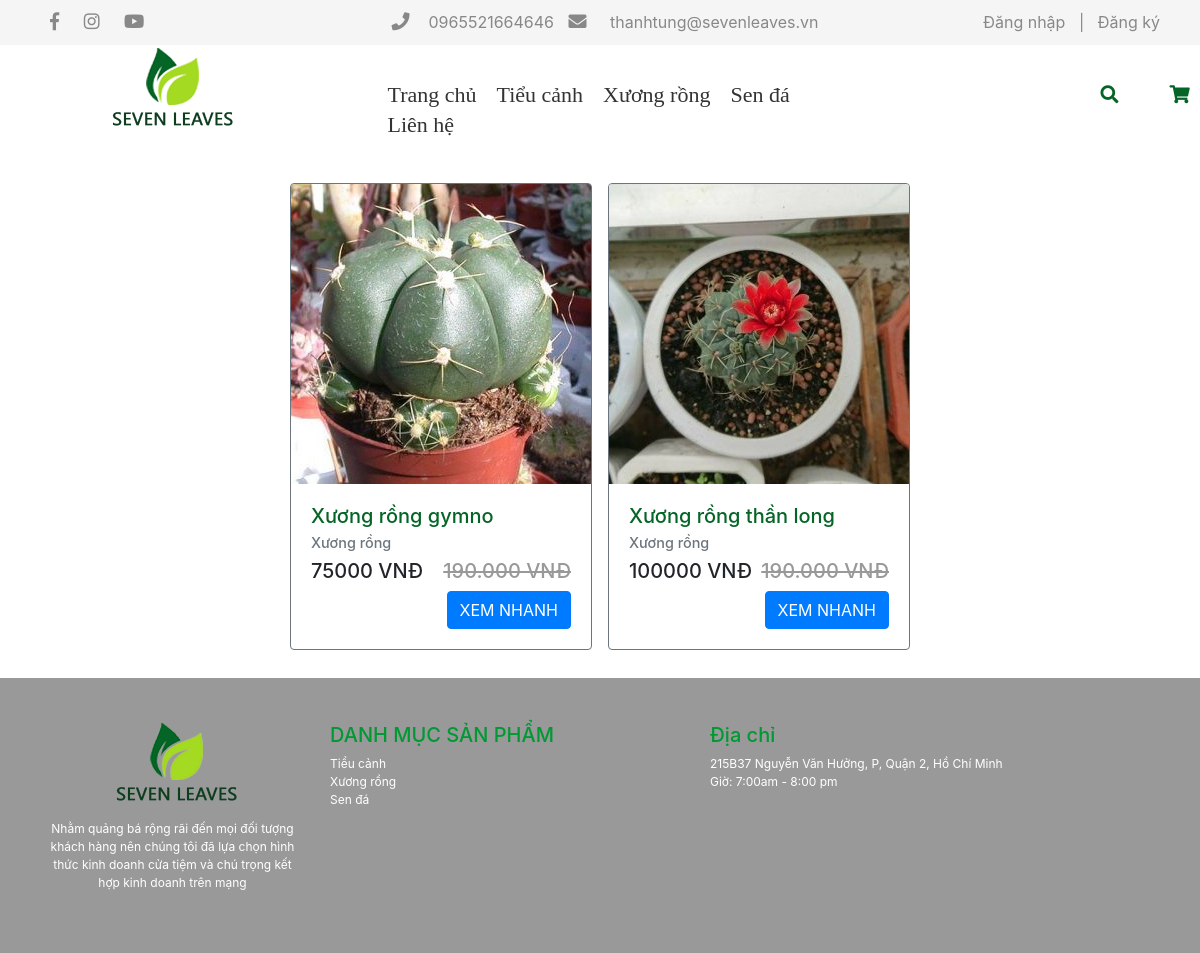
The page /index.php?a=3 on the database as committed earlier.
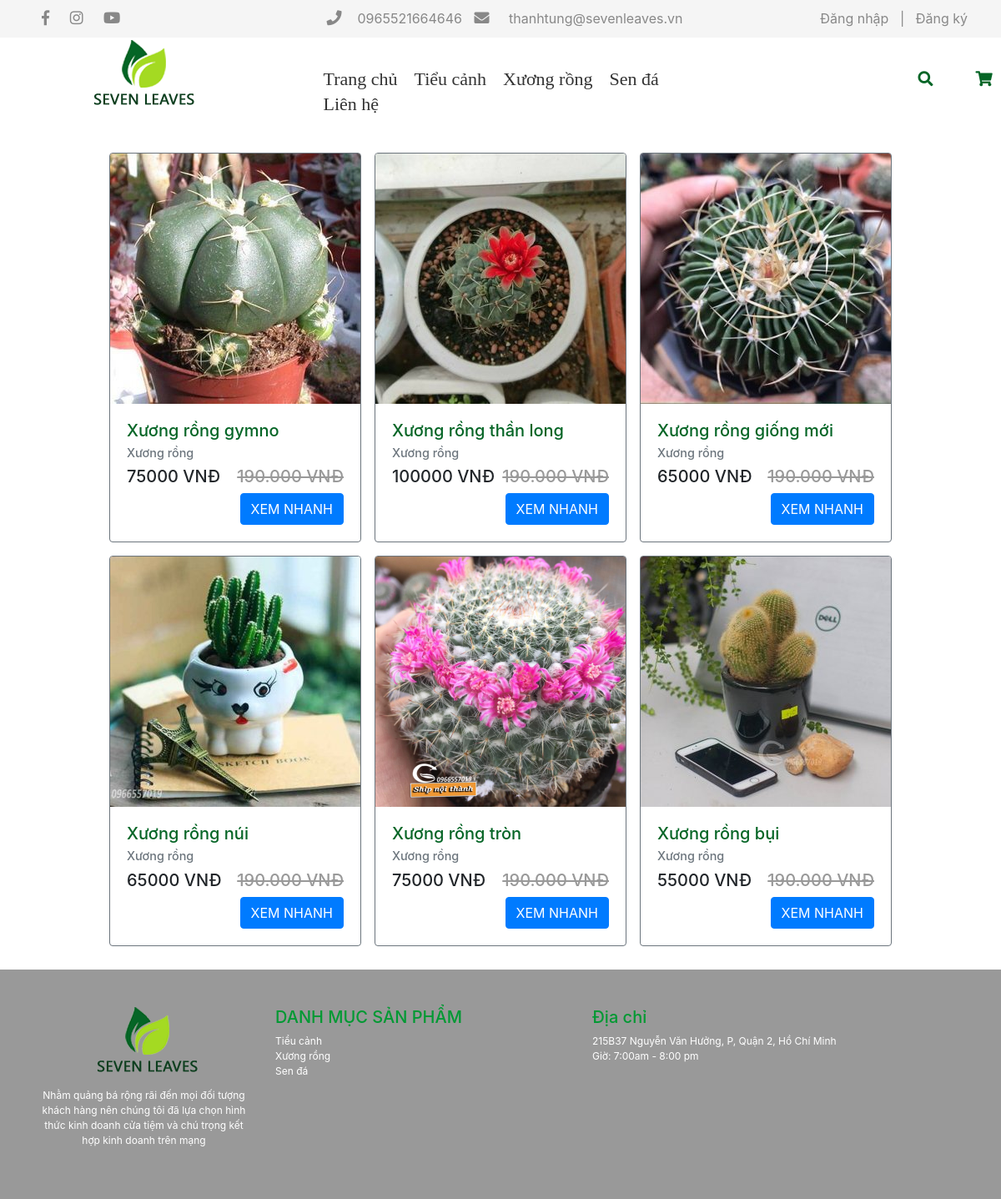
The same page on the database as committed later.
### tables this page shows
CREATE TABLE `sanpham` (
  `MaSanPham` int(11) NOT NULL,
  `TenSanPham` varchar(45) NOT NULL,
  `HinhURL` varchar(45) NOT NULL,
  `GiaSanPham` int(11) NOT NULL,
  `NgayNhap` date NOT NULL,
  `SoLuongTon` int(11) NOT NULL,
  `SoLuongBan` int(11) NOT NULL,
  `SoLuotXem` int(11) NOT NULL,
  `MoTa` text NOT NULL,
  `BiXoa` int(11) NOT NULL,
  `MaLoaiSanPham` int(11) NOT NULL,
  `MaHangSanXuat` int(11) NOT NULL
);

CREATE TABLE `loaisanpham` (
  `MaLoaiSanPham` int(11) NOT NULL,
  `TenLoaiSanPham` varchar(64) NOT NULL,
  `BiXoa` tinyint(1) NOT NULL
);

### BUS/session.php (called while the page is built, shortened)
<?php
class Session
{
    public function get()
    {
        if (isset($_SESSION['user'])) {
            $user = $_SESSION['user'];
        } else {
            $user = '';
        }
        return $user;
    }
}

### BUS/SanPham_BUS.php (called while the page is built, shortened)
<?php
include_once __DIR__ . '/../DAO/SanPham_DAO.php';
include_once __DIR__ . '/../DTO/SanPham_DTO.php';
class SanPham_BUS
{
    public $SP;
    public function __construct()
    {
        $this->SP = new SanPham_DAO();
    }
    public function LoadSanPhamByMaLoai($maLoaiSP)
    {
            $loadSP_MaLoai = new SanPham_DAO();
            $result = $loadSP_MaLoai->LoadSanPhamByMaLoai($maLoaiSP);
            $danhSachSanPham = array();
            if ($result->num_rows > 0) {
                while ($row = $result->fetch_assoc()) {
                    $sp = new SanPham();
                    $sp->setTenSanPham($row['TenSanPham']);
                    $sp->setHinhURL($row['HinhURL']);
                    $sp->setGiaSanPham($row['GiaSanPham']);
                    $sp->setMoTa($row['MoTa']);
                    $sp->setMaSanPham($row['MaSanPham']);
                    $sp->setMaLoaiSanPham($row['MaLoaiSanPham']);
                    $danhSachSanPham[] = $sp;
                }
            }
            return $danhSachSanPham;
        }
    public function getTenLoaiSanPham($MaLoai)
    {
        return $this->SP->getTenLoaiSanPham($MaLoai);
    }
}

### DAO/DB.php (called while the page is built, shortened)
<?php
class DB
{
    var $host       = 'localhost';
    var $user       = 'root';
    var $password   = '';
    var $database   = 'quanlycaycanhstore';
    public function ExcuteQuery($sql){
        $connection = new mysqli($this->host, $this->user, $this->password, $this->database) or die('Không thể kết nối database');
        mysqli_set_charset($connection,'UTF8');
        $result = mysqli_query($connection, $sql);
        return $result;
    }
}
?>

### DAO/SanPham_DAO.php (called while the page is built, shortened)
<?php
    include_once 'DB.php';
    class SanPham_DAO{
        public function LoadSanPhamByMaLoai($loaisp){
            $truyvan = 'select TenSanPham, HinhURL, GiaSanPham, MoTa, MaSanPham, MaLoaiSanPham from sanpham where MaLoaiSanPham ='.$loaisp;
            $db = new DB();
            $ketQua = $db->ExcuteQuery($truyvan);
            return $ketQua;
        }
        public function getTenLoaiSanPham($MaLoai)
        {
            $sql = 'SELECT TenLoaiSanPham FROM loaisanpham WHERE MaLoaiSanPham='.$MaLoai;
            $db = new DB();
            $ketQua = $db->ExcuteQuery($sql);
            $row = $ketQua->fetch_assoc();
            return $row['TenLoaiSanPham'];
        }
    }
?>

### DTO/SanPham_DTO.php (called while the page is built, shortened)
<?php
    class SanPham{
        private $TenSanPham;
        private $HinhURL;
        private $GiaSanPham;
        private $MaLoaiSanPham;
        private $MaSanPham;
        private $MoTa;
        public function getMaLoaiSanPham()
        {
            return $this->MaLoaiSanPham;
        }
        public function getMoTa()
        {
            return $this->MoTa;
        }
        public function getGiaSanPham()
        {
            return $this->GiaSanPham;
        }
        public function getHinhURL()
        {
            return $this->HinhURL;
        }
        public function getTenSanPham()
        {
            return $this->TenSanPham;
        }
        public function getMaSanPham()
        {
            return $this->MaSanPham;
        }
        public function setTenSanPham($TenSanPham): void
        {
            $this->TenSanPham = $TenSanPham;
        }
        public function setMoTa($MoTa): void
        {
            $this->MoTa = $MoTa;
        }
        public function setMaLoaiSanPham($MaLoaiSanPham): void
        {
            $this->MaLoaiSanPham = $MaLoaiSanPham;
        }
        public function setHinhURL($HinhURL): void
        {
            $this->HinhURL = $HinhURL;
        }
        public function setGiaSanPham($GiaSanPham): void
        {
            $this->GiaSanPham = $GiaSanPham;
        }
        public function setMaSanPham($MaSanPham): void
        {
            $this->MaSanPham = $MaSanPham;
        }
    }
?>

### GUI/modules/mContent.php (the view, shortened to what this page needs)
<?php
include_once __DIR__.'/../../BUS/SanPham_BUS.php';
$where = array();
$loadSP = new SanPham_BUS();
if ($where)
{
    $result = $loadSP->LoadSanPhamNhieuTieuChi($where);
}
else {
    $a=1;
    if(isset($_GET["a"]))
    {
        $a = $_GET["a"];
    }
    else {
        $a = 0;
    }
    if($a)
    {
        $result = $loadSP->LoadSanPhamByMaLoai($a);
    }
    else {
        $result = $loadSP->LoadTatCaSanPham();
    }
}
$tenLoai = new SanPham_BUS();
foreach ($result as $loadSP) {
    echo'
        <div class="card border-secondary product mt-2 mr-2 ml-2 mb-2">
            <img class="card-img-top" src="admin/GUI/modules/upload/'.$loadSP->getHinhURL().'" alt="Card image cap">
            <div class="card-body">
                <h5 class="card-title" style="color:#056526; font-style: normal">'.$loadSP->getTenSanPham().'</h5>
                <h6 class="card-subtitle mb-2 text-muted" style="font-size:0.9rem">'.$tenLoai->getTenLoaiSanPham($loadSP->getMaLoaiSanPham()).'</h6>
                <div class="price-wrap h5">
                    <span>'.$loadSP->getGiaSanPham().' VNĐ</span> <del class="float-right" style="color: #999;">190.000 VNĐ</del>
                </div>
                <button type="button" class="btn btn-primary float-right btnDetails" data-toggle="modal"
                        data-target="#details" data-price="'.$loadSP->getGiaSanPham().'" data-price_discount="190000" data-detail="'.$loadSP->getMoTa().'"
                        data-name="'.$loadSP->getTenSanPham().'" data-image="admin/GUI/modules/upload/'.$loadSP->getHinhURL().'" data-id="'.$loadSP->getMaSanPham().'">
                        XEM NHANH
                </button>
            </div>
        </div>
        ';
}

### index.php (shortened to what this page needs)
<!DOCTYPE html>
<html lang="en">
<head>
    <link rel="stylesheet" href="GUI/css/bootstrap.css">
    <link rel="stylesheet" href="https://use.fontawesome.com/releases/v5.5.0/css/all.css"
>
    <link rel="stylesheet" href="GUI/css/DEFAULT.css">
</head>
<body>
<?php
include_once __DIR__ . '/BUS/session.php';
$session = new Session();
$session->start();
if ($session->get() != '') {
    $user = $session->get();
    $user_name = $session->getuserName();
    $admin = $session->getAdmin();
} else {
    $user = '';
}
?>
    <div class="desktop-screen">
<?php
include_once 'GUI/modules/mTopBar.php';
?>
    </div>
</div>
    <div id="header">
<?php
include 'GUI/modules/mHeader.php';
?>
    </div>
</div>
        <div id="container">
<?php
$a = 0;
if (isset($_GET["a"])) {
    $a = $_GET["a"];
}
switch ($a) {
    case 3:
        include 'GUI/pages/pXuongRong.php';
        break;
}
?>
        </div>
        <div id="footer">
            <?php
include 'GUI/modules/mFooter.php';
?>
</div>
</body>
</html>

### GUI/modules/mTopBar.php (shortened to what this page needs)
<div id="topbar">
    <div class="row">
        <div class="col-12 col-lg-3">
        <i class="fab fa-facebook-f"></i>
        <i class="fab fa-instagram"></i>
        <i class="fab fa-youtube"></i>
    </div>
<div class="col-12 col-lg-6" style="text-align: center;">
        <i class="fa fa-phone"></i> &nbsp;0965521664646
        <i class="fa fa-envelope"></i> &nbsp; thanhtung@sevenleaves.vn
</div>
<?php
if ($user) {
    ?>
    <div class="col-3 user">
        <span>Xin chào, <?php echo $user_name; ?></span>
        <ul>
            <?php
                if ($admin) {
            ?>
                <li>
                <a href="admin/">Admin</a>
                </li>
            <?php
                }
            ?>
            <li>
                <a href="index.php?a=6 #info-user">Thông tin tài khoản</a>
            </li>
            <li>
                <a href="index.php?a=7">Kiểm tra đơn hàng</a>
            </li>
            <li  id="logout-destop">
            <a href="#">Đăng xuất</a>
            </li>
        </ul>
    </div>
<?php
}
else {
?>
    <div id="Login" class="col-12 col-lg-3" style="text-align: right;">
        <a role="button" data-toggle="modal" data-target="#Modal-form" onclick="login()">Đăng nhập</a>
        &nbsp;
        |
        &nbsp;
        <a role="button" data-toggle="modal" data-target="#Modal-form" onclick="registered()">Đăng ký</a>
    </div>
<?php
}
?>

### GUI/modules/mHeader.php (shortened to what this page needs)
<div class="row">
    <a class="col-3 text-center logo" href="index.php?a=0">
        <img src="GUI/images/logo-header.png" />
    </a>
    <div class="col-6">
        <nav class="menutop">
            <ul>
                <li>
                    <a href="index.php?a=0">Trang chủ</a>
                </li>
                <li>
                    <a href="index.php?a=1">Tiểu cảnh</a>
                </li>
                <li>
                    <a href="index.php?a=3">Xương rồng</a>
                </li>
                <li>
                    <a href="index.php?a=2">Sen đá</a>
                </li>
                <li>
                    <a href="#" class="scroll-bottom">Liên hệ</a>
                </li>
            </ul>
        </nav>
    </div>
    <div class="col-3">
        <div class="icon-header">
            <div id="search" >
                <div class="input-group-btn">
                    <div class="btn-group" role="group">
                        <div class="dropdown dropdown-lg">
                            <button type="button" class="btn btn-default pt-0" data-toggle="dropdown" aria-expanded="false">
                                    <i class="fa fa-search"></i>
                            </button>
                        </div>
                    </div>
                </div>
            </div>
            <div id="cart-icon" style="float: right; cursor: pointer;">
                <span class="my-cart-icon" data-toggle="modal" data-target="#my-cart-modals">
                    <i class="fa fa-shopping-cart"></i>
                </span>
            </div>
        </div>
    </div>
</div>

### GUI/pages/pXuongRong.php
<div class="flex-container">
<?php
    include './GUI/modules/mContent.php';
?>
</div>

### GUI/modules/mFooter.php
<footer>
    <div class="row">
        <div class="col-lg-3 col-sm-12" style="text-align:center">
            <img src="GUI/images/logo-header.png" />
            <p>Nhằm quảng bá rộng rãi đến mọi đối tượng khách hàng nên chúng tôi đã lựa chọn hình thức kinh doanh cửa
                tiệm và chú
                trọng kết hợp kinh doanh trên mạng</p>
        </div>
        <div class="col-lg-4 col-sm-12" >
            <h4>DANH MỤC SẢN PHẨM</h4>
            <ul>
                <li><a href="index.php?a=1">Tiểu cảnh</a></li>
                <li> <a href="index.php?a=3">Xương rồng</a></li>
                <li><a href="index.php?a=2">Sen đá </a></li>
            </ul>
        </div>
        <div class="col-lg-5 col-sm-12">
            <H4>Địa chỉ</H4>
            <P> 215B37 Nguyễn Văn Hưởng, P, Quận 2, Hồ Chí Minh
                <br /> Giờ: 7:00am - 8:00 pm</P>
        </div>
    </div>
</footer>

### GUI/css/DEFAULT.css (style rules this page uses)
a, a:hover { text-decoration: none; color: #000; }
ul, ol { margin: 0; padding: 0; list-style: none; }
body { margin: 0; padding: 0; box-sizing: border-box; overflow-x: hidden; }
#header { height: 110px; line-height: 100px; padding: 0 40px; }
.menutop { text-align: center; margin-top: 35px; margin-left: 50px; }
.menutop ul, { margin: 0; padding: 0; list-style: none; }
.menutop ul li { float: left; position: relative; }
.menutop ul li a { font-family: Montserrat-Regular; font-size: 22px; color: #333333; font-weight: lighter; padding: 0 10px; line-height: 30px; display: block; text-decoration: none; }
.icon-header { display: flex; padding-left: 185px; }
.icon-header i { color: #056526; font-size: 18px; }
body { margin: 0; }
footer { background-color: #999999; margin-top: 20px; padding: 45px; font-size: 12px; color: #fff; }
footer ul { list-style: none; }
footer a { color: #fff; }
footer div h4 { color: #093; font-size: 20px; }
* { margin: 0; padding: 0; box-sizing: border-box; }
#topbar { padding: 0 40px; min-height: 45px; background-color: #f5f5f5; line-height: 45px; color: #888888; }
#topbar i { padding: 10px; font-size: 18px; }
a { cursor: pointer; }
.flex-container { display: flex; flex-wrap: wrap; justify-content: center; }
#container { margin: 20px 50px; }
.btn-group .btn { border-radius: 0; background-color: #FFF; }
@media screen and (min-width: 768px) { .dropdown.dropdown-lg { position: static !important; } }

Rows that differ between the two databases and show on the page:
added sanpham: HinhURL (picture), TenSanPham "Xương rồng giống mới", MaLoaiSanPham.TenLoaiSanPham "Xương rồng", GiaSanPham "65000"
added sanpham: HinhURL (picture), TenSanPham "Xương rồng núi", MaLoaiSanPham.TenLoaiSanPham "Xương rồng", GiaSanPham "65000"
added sanpham: HinhURL (picture), TenSanPham "Xương rồng tròn", MaLoaiSanPham.TenLoaiSanPham "Xương rồng", GiaSanPham "75000"
added sanpham: HinhURL (picture), TenSanPham "Xương rồng bụi", MaLoaiSanPham.TenLoaiSanPham "Xương rồng", GiaSanPham "55000"
